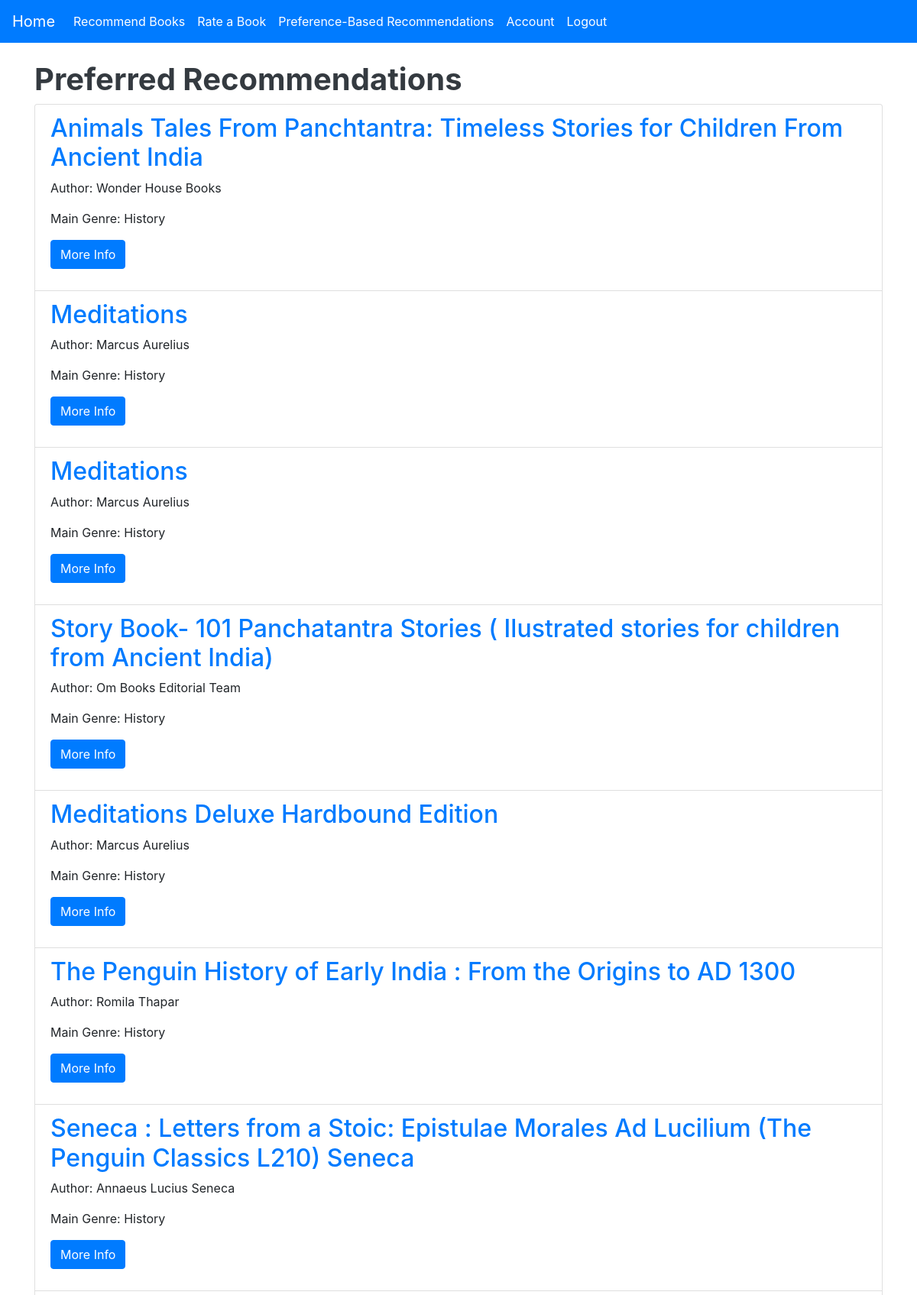
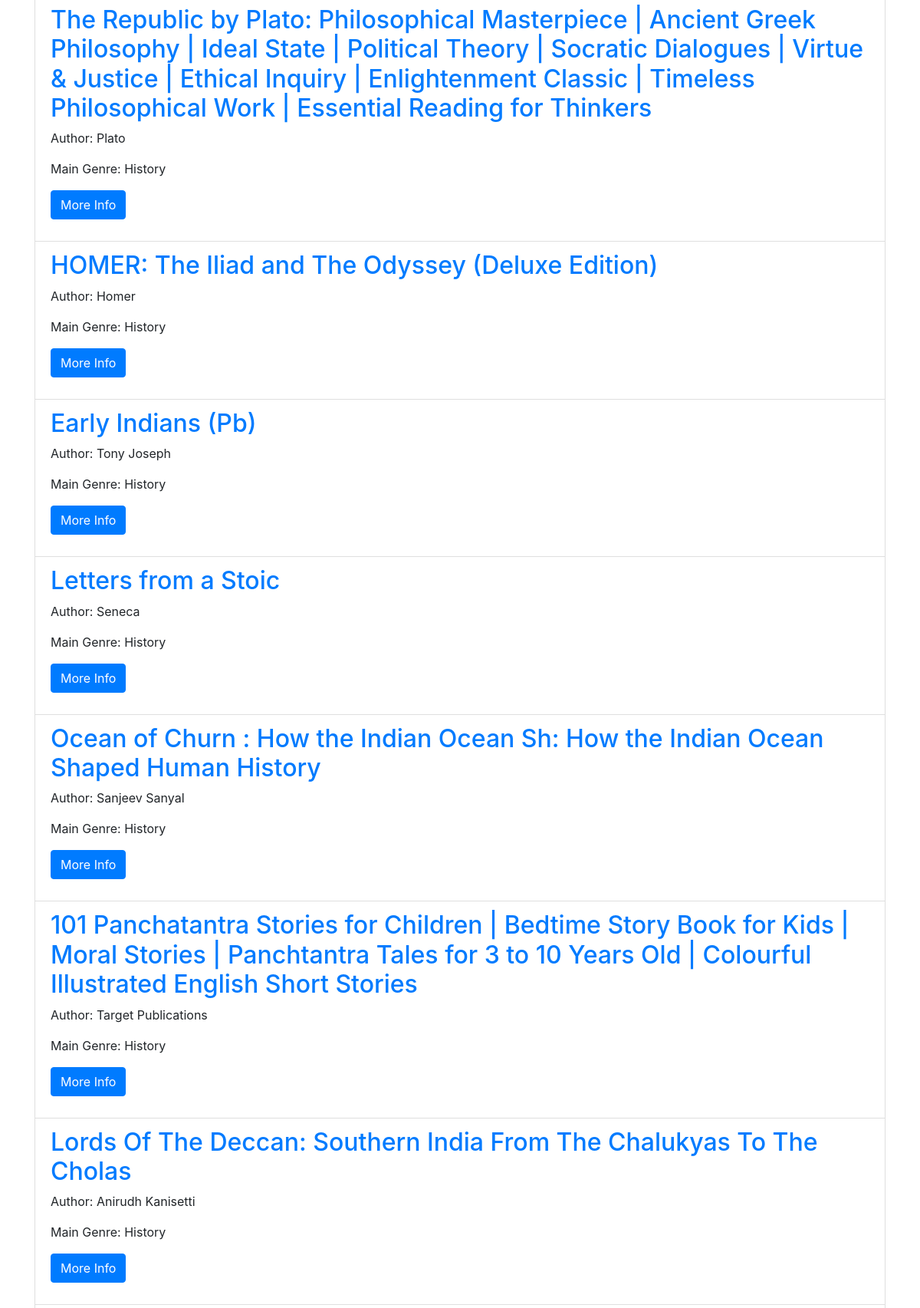
The app's page /preference_recommendations (signed in, upper part) with its own data (2 pictures, top to bottom).
### models.py (models this page shows)
class Book(Base):
    __tablename__ = 'books'
    id = Column(Integer, primary_key=True)
    title = Column(String)
    author = Column(String)
    main_genre = Column(String)
    rating = Column(Float)
    url = Column(String)

### app.py (the view)
@app.route('/preference_recommendations', methods=['GET'])
def preference_recommendations():
    if 'user_id' not in flask_session:
        return redirect(url_for('login'))
    user_id = flask_session['user_id']
    session_db = Session()
    user = session_db.query(User).filter_by(id=user_id).first()
    if user is None:
        session_db.close()
        return 'User not found'
    age = user.age
    preferred_genre = user.preferred_genre
    similar_users = session_db.query(User).filter(User.age.between(age - 5, age + 5),
                                                  User.preferred_genre == preferred_genre).all()
    recommended_books = []
    similar_books_ids = set()
    if similar_users:
        for similar_user in similar_users:
            user_ratings = session_db.query(Rating).filter_by(user_id=similar_user.id).all()
            for rating in user_ratings:
                book = session_db.query(Book).filter_by(id=rating.book_id).first()
                if book and book.main_genre == preferred_genre and book.id not in similar_books_ids:
                    recommended_books.append(book)
                    similar_books_ids.add(book.id)
    genre_books = session_db.query(Book).filter_by(main_genre=preferred_genre).all()
    for book in genre_books:
        if book.id not in similar_books_ids:
            recommended_books.append(book)
    books_with_ratings = []
    for book in recommended_books:
        avg_rating = session_db.query(func.avg(Rating.rating)).filter(Rating.book_id == book.id).scalar()
        avg_rating = round(avg_rating, 2) if avg_rating else 0.0
        book.avg_rating = avg_rating
        books_with_ratings.append(book)
    session_db.close()
    return render_template('preference_recommendations.html', books=books_with_ratings)

### templates/preference_recommendations.html (shortened to what this page needs)
<!DOCTYPE html>
<html lang="en">
<head>
    <link rel="stylesheet" href="https://stackpath.bootstrapcdn.com/bootstrap/4.5.2/css/bootstrap.min.css">
    <link href="{{ url_for('static', filename='styles.css') }}" rel="stylesheet">
    <link
      href="{{ url_for('static', filename='scroll.css') }}"
      rel="stylesheet"
    />
</head>
<body>
    <nav class="navbar navbar-expand-lg navbar-dark" id="navbar">
        <a class="navbar-brand" href="{{ url_for('home') }}">Home</a>
        <div class="collapse navbar-collapse">
            <ul class="navbar-nav">
                {% if 'user_id' in session %}
                    <li class="nav-item"><a class="nav-link" href="{{ url_for('recommend_books') }}">Recommend Books</a></li>
                    <li class="nav-item"><a class="nav-link" href="{{ url_for('rate_book') }}">Rate a Book</a></li>
                    <li class="nav-item"><a class="nav-link" href="{{ url_for('preference_recommendations') }}">Preference-Based Recommendations</a></li>
                    <li class="nav-item"><a class="nav-link" href="{{ url_for('account') }}">Account</a></li>
                    <li class="nav-item"><a class="nav-link" href="{{ url_for('logout') }}">Logout</a></li>
                {% else %}
                    <li class="nav-item"><a class="nav-link" href="{{ url_for('login') }}">Login</a></li>
                    <li class="nav-item"><a class="nav-link" href="{{ url_for('signup') }}">Sign Up</a></li>
                {% endif %}
            </ul>
        </div>
    </nav>
    <div class="container mt-4">
        <h1>Preferred Recommendations</h1>
        {% if books %}
            <ul class="list-group">
                {% for book in books %}
                    <li class="list-group-item">
                        <h2 style="color: #007bff;">{{ book.title }}</h2>
                        <p>Author: {{ book.author }}</p>
                        <p>Main Genre: {{ book.main_genre }}</p>
                        <p><a class="btn btn-primary" href="{{ book.url }}" target="_blank" style="color: #fff;">More Info</a></p>
                    </li>
                {% endfor %}
            </ul>
        {% else %}
            <p>No recommendations available at the moment. Please rate more books to receive recommendations.</p>
        {% endif %}
    </div>
</body>
</html>

### static/styles.css (style rules this page uses)
:root { --btn-bg-color: #007bff; --header-color: #ffffff; }
#navbar { background-color: #007bff; }
.navbar-nav .nav-item .nav-link { color: #ffffff; }
h1 { color: var(--header-color); }
h1 { font-size: 2.5rem; font-weight: bold; color: #343a40; }
.btn { background-color: var(--btn-bg-color); color: rgb(254, 234, 234); }

### records on screen
Book: title "Animals Tales From Panchtantra: Timeless Stories for Children From Ancient India", author "Wonder House Books", main_genre "History"
Book: title "Meditations", author "Marcus Aurelius", main_genre "History"
Book: title "Meditations", author "Marcus Aurelius", main_genre "History"
Book: title "Story Book- 101 Panchatantra Stories ( Ilustrated stories for children from Ancient India)", author "Om Books Editorial Team", main_genre "History"
Book: title "Meditations Deluxe Hardbound Edition", author "Marcus Aurelius", main_genre "History"
Book: title "The Penguin History of Early India : From the Origins to AD 1300", author "Romila Thapar", main_genre "History"
Book: title "Seneca : Letters from a Stoic: Epistulae Morales Ad Lucilium (The Penguin Classics L210) Seneca", author "Annaeus Lucius Seneca", main_genre "History"
Book: title "The Republic by Plato: Philosophical Masterpiece | Ancient Greek Philosophy | Ideal State | Political Theory | Socratic Dialogues | Virtue & Justice | Ethical Inquiry | Enlightenment Classic | Timeless Philosophical Work | Essential Reading for Thinkers", author "Plato", main_genre "History"
Book: title "HOMER: The Iliad and The Odyssey (Deluxe Edition)", author "Homer", main_genre "History"
Book: title "Early Indians (Pb)", author "Tony Joseph", main_genre "History"
Book: title "Letters from a Stoic", author "Seneca", main_genre "History"
Book: title "Ocean of Churn : How the Indian Ocean Sh: How the Indian Ocean Shaped Human History", author "Sanjeev Sanyal", main_genre "History"
Book: title "101 Panchatantra Stories for Children | Bedtime Story Book for Kids | Moral Stories | Panchtantra Tales for 3 to 10 Years Old | Colourful Illustrated English Short Stories", author "Target Publications", main_genre "History"
Book: title "Lords Of The Deccan: Southern India From The Chalukyas To The Cholas", author "Anirudh Kanisetti", main_genre "History"
